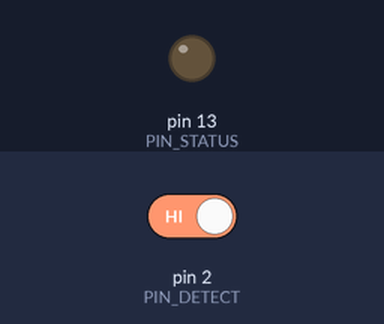
The sketch below on a simulated Arduino Uno, built with avr-gcc and run on an emulated ATmega328P. Shown: output pins drawn as LEDs (lit = HIGH). The test bench sets the inputs (shaded band); at power-on: pin 2 (PIN_DETECT) HIGH.

Above: at 1.2 s.
1.3 s: pin 2 (PIN_DETECT) driven LOW
At 1.9 s:
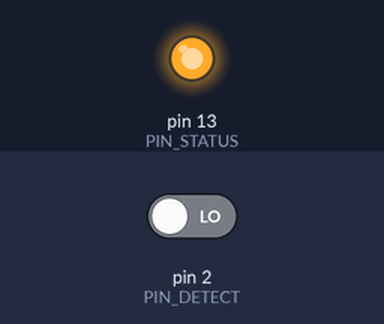
2.8 s: pin 2 (PIN_DETECT) driven HIGH
At 3.1 s:
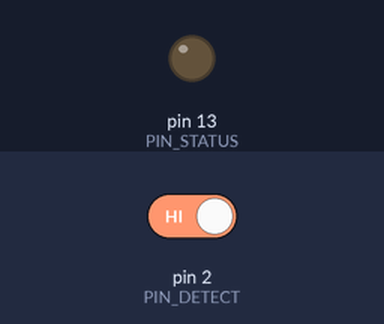
Timing chart, 0 to 5.8 s (numbered marks = the images above; inputs shaded):
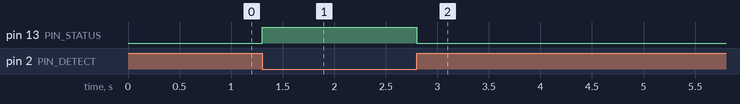

Measured:
- after the input at 1.3 s, pin 13 (PIN_STATUS): LOW → HIGH at once
- after the input at 2.8 s, pin 13 (PIN_STATUS): HIGH → LOW at once

The sketch:

Led_light_up_using_IR_2.ino
```cpp
#include <IRremote.h>

#define PIN_DETECT 2
#define PIN_STATUS 13

IRsend irsend;
void setup()
{
  pinMode(PIN_DETECT, INPUT);
  pinMode(PIN_STATUS, OUTPUT);
  irsend.enableIROut(38);
  irsend.mark(0);
}

void loop() {
  digitalWrite(PIN_STATUS, !digitalRead(PIN_DETECT));
}
```
